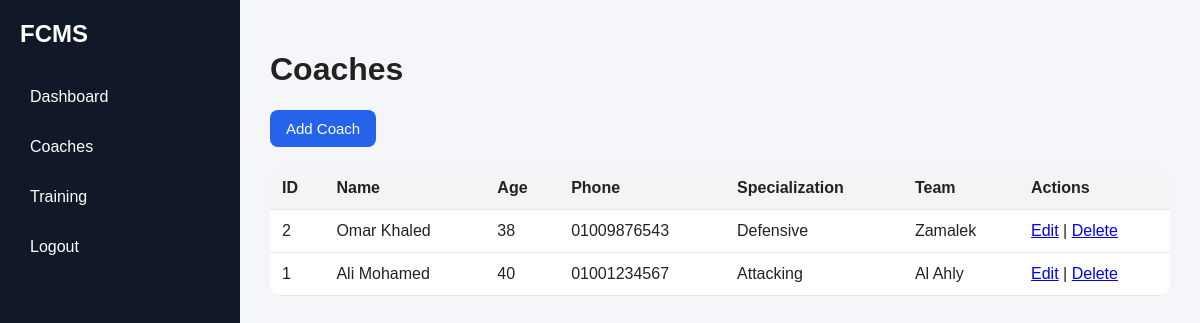
The page /public/index.php?page=coaches (signed in) on the database its author committed.
### tables this page shows
CREATE TABLE `coaches` (
  `coachId` int(11) NOT NULL,
  `userId` int(11) DEFAULT NULL,
  `teamId` int(11) DEFAULT NULL,
  `name` varchar(100) NOT NULL,
  `age` int(11) DEFAULT NULL,
  `phone` varchar(20) DEFAULT NULL,
  `specialization` varchar(100) DEFAULT NULL
);

CREATE TABLE `teams` (
  `teamId` int(11) NOT NULL,
  `teamName` varchar(100) NOT NULL,
  `category` varchar(50) DEFAULT NULL
);

### app/controllers/CoachController.php (called while the page is built, shortened)
<?php
require_once __DIR__ . '/../models/Coach.php';
class CoachController extends Controller
{
    private $coachModel;
    public function __construct()
    {
        $this->coachModel = new Coach();
    }
    public function index()
    {
        $coaches = $this->coachModel->getAllCoaches();
        $this->view('coaches/index', [
            'coaches' => $coaches
        ]);
    }
}

### app/core/Database.php (called while the page is built, shortened)
<?php
class Database
{
    private static $instance = null;
    private $connection;
    private function __construct()
    {
        $this->connection = new mysqli(DB_HOST, DB_USER, DB_PASS, DB_NAME);
        $this->connection->set_charset('utf8mb4');
    }
    public static function getInstance()
    {
        if (self::$instance === null) {
            self::$instance = new Database();
        }
        return self::$instance;
    }
    public function getConnection()
    {
        return $this->connection;
    }
}

### app/core/Model.php (called while the page is built, shortened)
<?php
require_once __DIR__ . '/Database.php';
class Model
{
    public function __construct()
    {
        $this->db = Database::getInstance()->getConnection();
    }
}

### app/models/Coach.php (called while the page is built, shortened)
<?php
require_once __DIR__ . '/../core/Model.php';
class Coach extends Model
{
    public function getAllCoaches()
    {
        $sql = "SELECT coaches.*, teams.teamName
                FROM coaches
                LEFT JOIN teams ON coaches.teamId = teams.teamId
                ORDER BY coaches.coachId DESC";
        $result = $this->db->query($sql);
        return $result;
    }
}

### app/views/coaches/index.php (the view, shortened to what this page needs)
<!DOCTYPE html>
<html lang="en">
<head>
    <link rel="stylesheet" href="<?php echo BASE_URL; ?>css/style.css">
</head>
<body>
<div class="layout">
    <aside class="sidebar">
        <h2>FCMS</h2>
        <ul>
            <li><a href="<?php echo BASE_URL; ?>index.php?page=dashboard">Dashboard</a></li>
            <li><a href="<?php echo BASE_URL; ?>index.php?page=coaches">Coaches</a></li>
            <li><a href="<?php echo BASE_URL; ?>index.php?page=training">Training</a></li>
            <li><a href="<?php echo BASE_URL; ?>index.php?page=logout">Logout</a></li>
        </ul>
    </aside>
    <main class="content">
        <h1>Coaches</h1>
        <a class="btn-primary small-btn" href="<?php echo BASE_URL; ?>index.php?page=coaches&action=create">
            Add Coach
        </a>
        <table class="data-table">
            <tr>
                <th>ID</th>
                <th>Name</th>
                <th>Age</th>
                <th>Phone</th>
                <th>Specialization</th>
                <th>Team</th>
                <th>Actions</th>
            </tr>
            <?php if ($coaches && $coaches->num_rows > 0): ?>
                <?php while ($row = $coaches->fetch_assoc()): ?>
                    <tr>
                        <td><?php echo $row['coachId']; ?></td>
                        <td><?php echo htmlspecialchars($row['name']); ?></td>
                        <td><?php echo htmlspecialchars($row['age']); ?></td>
                        <td><?php echo htmlspecialchars($row['phone']); ?></td>
                        <td><?php echo htmlspecialchars($row['specialization']); ?></td>
                        <td><?php echo htmlspecialchars($row['teamName'] ?? 'No Team'); ?></td>
                        <td>
                            <a href="<?php echo BASE_URL; ?>index.php?page=coaches&action=edit&id=<?php echo $row['coachId']; ?>">Edit</a>
                            |
                            <a href="<?php echo BASE_URL; ?>index.php?page=coaches&action=delete&id=<?php echo $row['coachId']; ?>"
                               onclick="return confirm('Are you sure you want to delete this coach?');">
                                Delete
                            </a>
                        </td>
                    </tr>
                <?php endwhile; ?>
            <?php else: ?>
                <tr>
                    <td colspan="7">No coaches found.</td>
                </tr>
            <?php endif; ?>
        </table>
    </main>
</div>
</body>
</html>

### public/css/style.css (style rules this page uses)
* { box-sizing: border-box; font-family: Arial, sans-serif; }
body { margin: 0; background: #f4f6f9; color: #222; }
.btn-primary, .btn-secondary { display: inline-block; border: none; color: white; padding: 12px 16px; border-radius: 8px; cursor: pointer; font-size: 15px; text-decoration: none; }
.btn-primary { background: #2563eb; }
.layout { display: flex; min-height: 100vh; }
.sidebar { width: 240px; background: #111827; color: white; padding: 20px; flex-shrink: 0; }
.sidebar h2 { margin-top: 0; margin-bottom: 30px; }
.sidebar ul { padding: 0; list-style: none; }
.sidebar li { margin-bottom: 12px; }
.sidebar a { color: white; text-decoration: none; display: block; padding: 10px; border-radius: 8px; }
.content { flex: 1; padding: 30px; }
.data-table { width: 100%; border-collapse: collapse; }
.data-table th, .data-table td { padding: 12px; border-bottom: 1px solid #e5e7eb; text-align: left; }
.data-table th { background: #f8fafc; }
.small-btn { display: inline-block; width: auto; padding: 10px 16px; margin-bottom: 20px; text-decoration: none; }
.data-table { width: 100%; border-collapse: collapse; background: white; border-radius: 12px; overflow: hidden; }
.data-table th { background: #f3f4f6; }

### rows shown on the page
coaches: coachId "2", name "Omar Khaled", age "38", phone "01009876543", specialization "Defensive", teamId.teamName "Zamalek"
coaches: coachId "1", name "Ali Mohamed", age "40", phone "01001234567", specialization "Attacking", teamId.teamName "Al Ahly"
